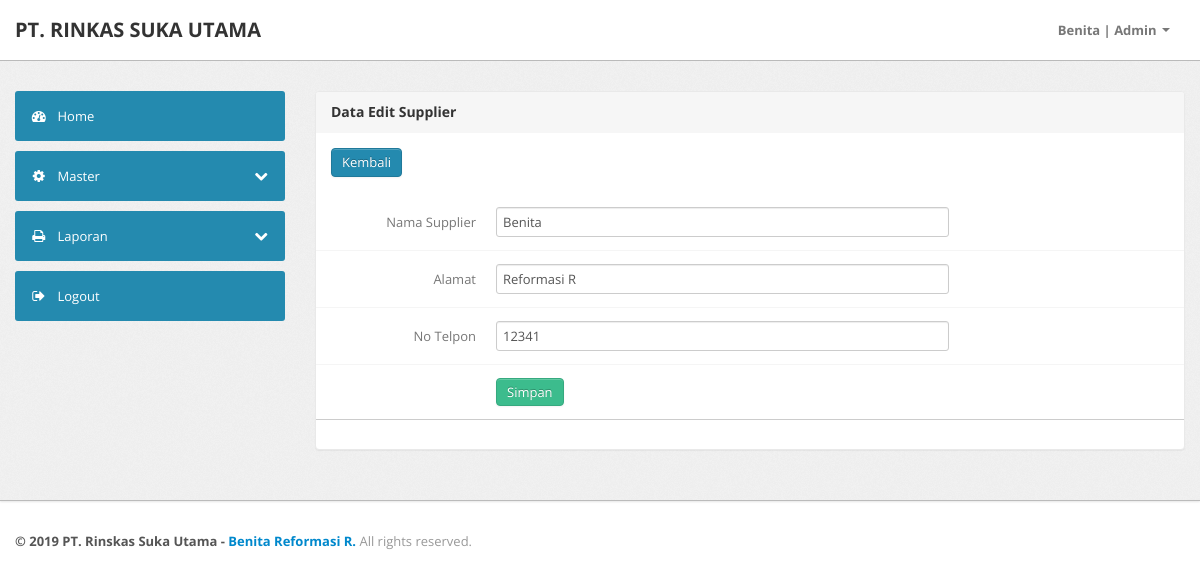
/index.php?page=aksi_supplier/supplier_edit&id=2 (signed in), run on the app's committed database.
### tables this page shows
CREATE TABLE `tb_supplier` (
  `supplier_id` int(11) NOT NULL AUTO_INCREMENT,
  `supplier_nama` varchar(50) NOT NULL,
  `supplier_alamat` varchar(100) NOT NULL,
  `supplier_tlp` varchar(50) NOT NULL,
  PRIMARY KEY (`supplier_id`)
);

### aksi_supplier/supplier_edit.php (the view, shortened to what this page needs)
<div class="span9">
    <div class="content">
        <div class="module">
            <div class="module-head">
                <h3>
                    Data Edit Supplier</h3>
            </div>
            <div class="module-body">
                <a class="collapsed btn btn-primary" href="index.php?page=data_supplier">Kembali</a>
            </div>
            <div class="module-body table">
                <div>
                    <?php
                    $id = $_GET['id'];
                    $ambil = $koneksi->query("SELECT * FROM tb_supplier WHERE supplier_id=$id");
                    while ($pecah = $ambil->fetch_object()) {
                        ?>
                        <form action="" method="post" class="form-horizontal row-fluid">
                            <div class="control-group">
                                <label class="control-label">Nama Supplier</label>
                                <div class="controls">
                                    <input value="<?php echo $pecah->supplier_nama ?>" type="text" name="nama" placeholder="Nama Barang" class="span8">
                                </div>
                            </div>
                            <div class="control-group">
                                <label class="control-label">Alamat</label>
                                <div class="controls">
                                    <input value="<?php echo $pecah->supplier_alamat ?>" type="text" name="alamat" placeholder="Harga Beli" class="span8">
                                </div>
                            </div>
                            <div class="control-group">
                                <label class="control-label">No Telpon</label>
                                <div class="controls">
                                    <input value="<?php echo $pecah->supplier_tlp ?>" type="text" name="tlp" placeholder="Harga Jual" class="span8">
                                </div>
                            </div>
                            <div class="control-group">
                                <div class="controls">
                                    <input type="submit" name="simpan" class="btn btn-success" value="Simpan">
                                </div>
                            </div>
                        </form>
                    <?php } ?>
                    <hr style=" display: block; height: 1px;border: 0; border-top: 1px solid #ccc;margin: 1em 0; padding: 0;">
                </div>
            </div>
        </div>
    </div>
</div>

### assets/css/theme.css (style rules this page uses)
body { font-size: 13px; font-family: 'Open Sans', Arial, sans-serif; background: #fff; color: #777 }
h1, h2, h3, h4, h5, h6 { color: #333; margin-top: 0 }
h3 { font-size: 20px }
form { margin: 0 }
select, textarea, input[type="text"], input[type="password"], input[type="datetime"], input[type="datetime-local"], input[type="date"], input[type="month"], input[type="time"], input[type="week"], input[type="number"], input[type="email"], input[type="url"], input[type="search"], input[type="tel"], input[type="color"], .uneditable-input, label, input, button, select, textarea { -webkit-border-radius: 3px; -moz-border-radius: 3px; border-radius: 3px; font-size: 13px; font-family: 'Open Sans', Tahoma, Arial, sans-serif }
.module { background: #fff; -webkit-border-radius: 3px; -moz-border-radius: 3px; border-radius: 3px; border: 1px solid #ccc; border-bottom-color: #bbb; -webkit-box-shadow: 0 0 1px rgba(0, 0, 0, 0.2); -moz-box-shadow: 0 0 1px rgba(0, 0, 0, 0.2); box-shadow: 0 0 1px rgba(0, 0, 0, 0.2); margin-bottom: 30px }
.form-horizontal .control-group, .form-vertical .control-group { margin-bottom: 0 }
.form-horizontal .control-group+.control-group, .form-vertical .control-group+.control-group { margin-top: 13px; padding-top: 13px; border-top: 1px solid #f5f5f5 }
.btn, .btn-box { -webkit-border-radius: 3px; -moz-border-radius: 3px; border-radius: 3px }
.btn { font-size: 13px; font-weight: 600 }
.btn { display: inline-block; margin-bottom: 0; font-weight: 400; text-align: center; vertical-align: middle; cursor: pointer; background-image: none; border: 1px solid transparent; white-space: nowrap; padding: 4px 10px; font-size: 13px; line-height: 1.42857; border-radius: 4px; -webkit-user-select: none; -moz-user-select: none; -ms-user-select: none; user-select: none }
.btn-primary { color: #fff; background-color: #248aaf; border-color: #20799a }
.btn-success { color: #fff; background-color: #3cbc8d; border-color: #36a97f }
.table { margin-bottom: 0 }
.module { box-shadow: 0 0 3px rgba(0, 0, 0, .1); border-color: #e9e9e9; margin-bottom: 20px; background-color: #fff; border-radius: 4px; -webkit-box-shadow: 0 1px 1px rgba(0, 0, 0, .05); box-shadow: 0 1px 1px rgba(0, 0, 0, .05); }
.module-head { color: #767676; background-color: #f6f6f6; border-color: #e9e9e9; padding: 10px 15px; border-bottom: 1px solid transparent; border-top-right-radius: 3px; border-top-left-radius: 3px; }
.module-head h3 { font-size: 14px; line-height: 20px; height: 20px; margin: 0 }
.module-body { padding: 15px }
.module-body.table { padding: 15px 0 }

### data on the page
tb_supplier: nama "Benita", alamat "Reformasi R", tlp "12341"

### other printed values
$_SESSION['pengguna'] "Benita"
$_SESSION['pengguna_level'] "Admin"
